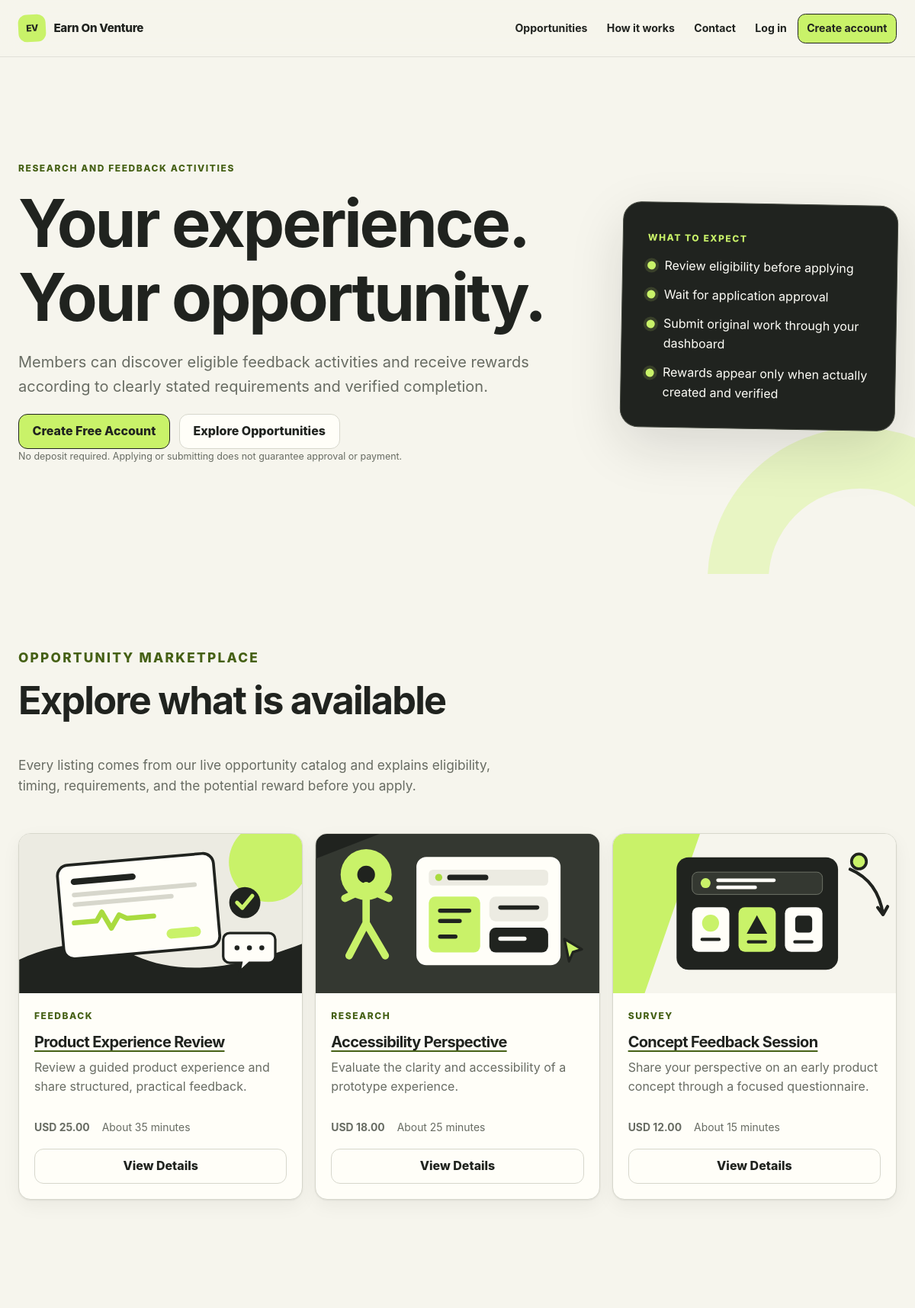
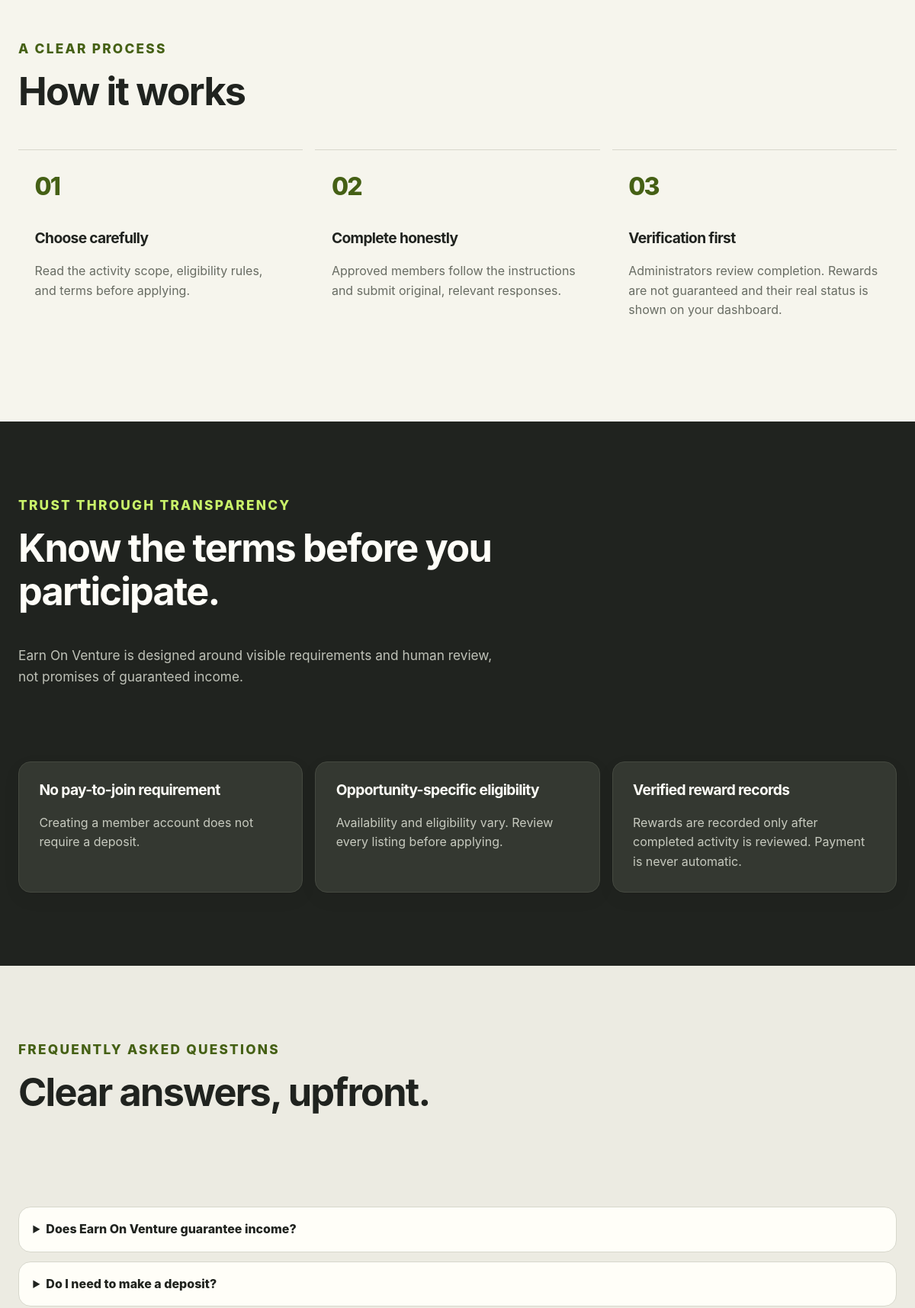
The page / (upper part) on the database its author committed (2 pictures, top to bottom).
### tables this page shows
CREATE TABLE IF NOT EXISTS opportunities (
  id BIGINT UNSIGNED AUTO_INCREMENT PRIMARY KEY,
  title VARCHAR(180) NOT NULL,
  category VARCHAR(80) NOT NULL,
  short_description VARCHAR(300) NOT NULL,
  description TEXT NOT NULL,
  reward_amount DECIMAL(10,2) NOT NULL DEFAULT 0.00,
  currency CHAR(3) NOT NULL DEFAULT 'USD',
  eligibility TEXT NOT NULL,
  requirements TEXT NOT NULL,
  instructions TEXT NOT NULL,
  terms TEXT NOT NULL,
  estimated_minutes SMALLINT UNSIGNED NOT NULL,
  image_path VARCHAR(255) NULL,
  status ENUM('draft','active','inactive') NOT NULL DEFAULT 'draft',
  featured TINYINT(1) NOT NULL DEFAULT 0,
  created_by BIGINT UNSIGNED NULL,
  created_at TIMESTAMP NOT NULL DEFAULT CURRENT_TIMESTAMP,
  updated_at TIMESTAMP NOT NULL DEFAULT CURRENT_TIMESTAMP ON UPDATE CURRENT_TIMESTAMP,
  INDEX idx_opportunities_status_category (status, category),
  INDEX idx_opportunities_reward (reward_amount),
  CONSTRAINT fk_opportunity_creator FOREIGN KEY (created_by) REFERENCES users(id) ON DELETE SET NULL
);

### index.php (the view, shortened to what this page needs)
<?php
require_once __DIR__ . '/functions.php';
$stmt = db()->prepare("SELECT id, title, category, short_description, reward_amount, currency, estimated_minutes, image_path FROM opportunities WHERE status = 'active' ORDER BY featured DESC, created_at DESC LIMIT 3");
$stmt->execute();
$featured = $stmt->fetchAll();
?>
<section class="hero"><div class="container hero-grid">
  <div><p class="eyebrow">Research and feedback activities</p><h1>Your experience.<br>Your opportunity.</h1><p class="lead">Members can discover eligible feedback activities and receive rewards according to clearly stated requirements and verified completion.</p><div class="button-row"><?php if (!current_user()): ?><a class="btn" href="/register.php">Create Free Account</a><?php endif; ?><a class="btn btn-secondary" href="/opportunities.php">Explore Opportunities</a></div><p class="fine-print">No deposit required. Applying or submitting does not guarantee approval or payment.</p></div>
  <aside class="hero-card"><p class="eyebrow">What to expect</p><ul class="check-list"><li>Review eligibility before applying</li><li>Wait for application approval</li><li>Submit original work through your dashboard</li><li>Rewards appear only when actually created and verified</li></ul></aside>
</div></section>
<section class="section"><div class="container">
  <div class="section-heading"><p class="eyebrow">Opportunity marketplace</p><h2>Explore what is available</h2><p>Every listing comes from our live opportunity catalog and explains eligibility, timing, requirements, and the potential reward before you apply.</p></div>
  <?php if ($featured): ?><div class="card-grid"><?php foreach ($featured as $item): ?><article class="card opportunity-card">
    <?php if ($item['image_path']): ?><img src="<?= e($item['image_path']) ?>" alt="" loading="lazy"><?php endif; ?><p class="eyebrow"><?= e($item['category']) ?></p><h3><a href="/opportunity.php?id=<?= (int) $item['id'] ?>"><?= e($item['title']) ?></a></h3><p><?= e($item['short_description']) ?></p><div class="opportunity-meta"><strong><?= e($item['currency']) ?> <?= e(number_format((float) $item['reward_amount'], 2)) ?></strong><span>About <?= (int) $item['estimated_minutes'] ?> minutes</span></div><a class="btn btn-secondary" href="/opportunity.php?id=<?= (int) $item['id'] ?>">View Details</a>
  </article><?php endforeach; ?></div><?php else: ?><div class="empty-state"><h3>No active opportunities right now</h3><p>Availability changes. Please check again later.</p></div><?php endif; ?>
</div></section>
<section class="section" id="how-it-works"><div class="container">
  <div class="section-heading"><p class="eyebrow">A clear process</p><h2>How it works</h2></div>
  <div class="steps"><article><span>01</span><h3>Choose carefully</h3><p>Read the activity scope, eligibility rules, and terms before applying.</p></article><article><span>02</span><h3>Complete honestly</h3><p>Approved members follow the instructions and submit original, relevant responses.</p></article><article><span>03</span><h3>Verification first</h3><p>Administrators review completion. Rewards are not guaranteed and their real status is shown on your dashboard.</p></article></div>
</div></section>
<section class="section section-dark"><div class="container trust-grid">
  <div class="section-heading"><p class="eyebrow">Trust through transparency</p><h2>Know the terms before you participate.</h2><p>Earn On Venture is designed around visible requirements and human review, not promises of guaranteed income.</p></div>
  <div class="card-grid"><article class="content-card"><h3>No pay-to-join requirement</h3><p>Creating a member account does not require a deposit.</p></article><article class="content-card"><h3>Opportunity-specific eligibility</h3><p>Availability and eligibility vary. Review every listing before applying.</p></article><article class="content-card"><h3>Verified reward records</h3><p>Rewards are recorded only after completed activity is reviewed. Payment is never automatic.</p></article></div>
</div></section>
<section class="section section-alt"><div class="container faq-grid">
  <div class="section-heading"><p class="eyebrow">Frequently asked questions</p><h2>Clear answers, upfront.</h2></div>
  <div class="faq-list"><details><summary>Does Earn On Venture guarantee income?</summary></details><details><summary>Do I need to make a deposit?</summary></details></div>
</div></section>

### rows shown on the page
opportunities: image_path (picture), category "FEEDBACK", title "Product Experience Review", short_description "Review a guided product experience and share structured, practical feedback.", currency "USD", reward_amount "25.00", estimated_minutes "35"
opportunities: image_path (picture), category "RESEARCH", title "Accessibility Perspective", short_description "Evaluate the clarity and accessibility of a prototype experience.", currency "USD", reward_amount "18.00", estimated_minutes "25"
opportunities: image_path (picture), category "SURVEY", title "Concept Feedback Session", short_description "Share your perspective on an early product concept through a focused questionnaire.", currency "USD", reward_amount "12.00", estimated_minutes "15"
